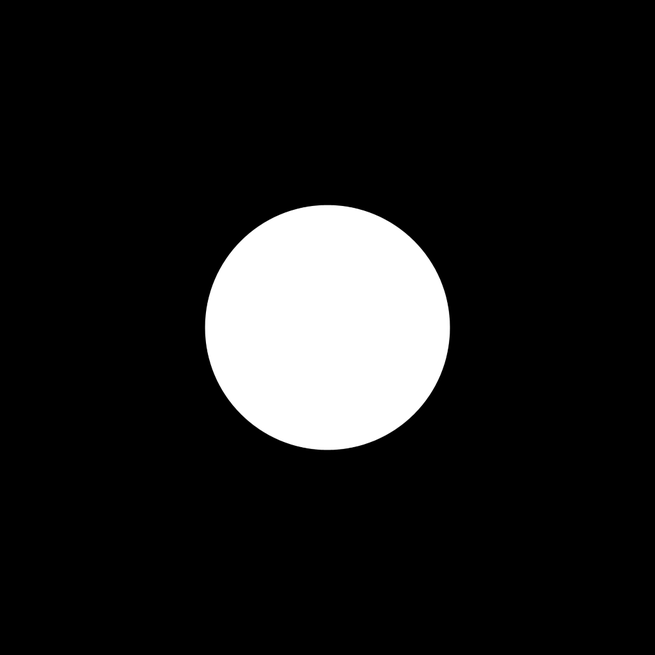
#> input picture FFT_CGH_thesis/SNR_Diff/Ch6/One circle_1024.png, 655 x 655 px, shrunk from 1024 x 1024 before the run
$ python checkWindowEffect_simple.py
#> lines starting #> are read from the running program, lines starting #| are printed output that depends on the picture; long printed decimals are rounded
# -*- coding: utf-8 -*-
"""
Created on Sun Oct 27 10:45:57 2024

@author: gaosh
"""
from PIL import Image
import numpy as np
import matplotlib.pyplot as plt
from scipy.fft import fft2, fftshift,ifft2,ifftshift
import os
import time


start_t=time.time()

os.chdir("C:/Users/Laboratorio/MakeHologram/FFT_CGH_thesis/SNR_Diff/Ch6")
filename="One circle_1024"
im=plt.imread(f"{filename}.png")
#> im is the input picture: shape (655, 655, 4) float32; mean R, G, B, A 0.11, 0.11, 0.11, 1

height=im.shape[0]
#> height = 655
width=im.shape[1]
#> width = 655

randP=np.random.uniform(0, 1, (height, width))
rand_2pi=np.pi*randP
rand_ma=np.max(rand_2pi)
#> rand_ma = 3.14
rand_mi=np.min(rand_2pi)
#> rand_mi = 9.27e-06
exp_rand=np.exp(1j*rand_2pi)

l=300  # Length that is from edge to center.
c_w,c_h=width//2,height//2 # Center
#> c_w = 327; c_h = 327
lh,lw=height-2*l,width-2*l  # Height and width for the window.
#> lh = 55; lw = 55

im_crop=im[:,:,0][c_h-int(lh//2):c_h+int(lh//2),c_w-int(lw//2):c_w+int(lw//2)]
#> im_crop: shape (54, 54) float32; every value is 1
im_crop_nr=im_crop/np.sum(im[:,:,0])
#> im_crop_nr: shape (54, 54) float32; every value is 2.12e-05
#R channel
im_shift_r=fftshift(im[:,:,0])
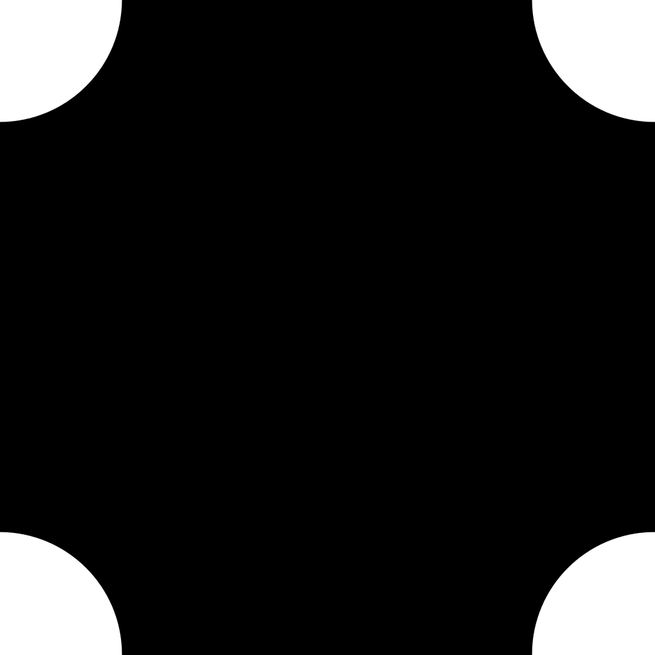
#> im_shift_r: shape (655, 655) float32; min 0, max 1, mean 0.11

im_r_rand=np.sqrt(im_shift_r)*exp_rand
# FT of the field without the window.
nw_field_r =fftshift(fft2(im_r_rand))
# Inverse FFT2 computation of phase that is for the field with the window.
nw_field_r_if = ifftshift(ifft2(ifftshift(np.exp(1j * np.angle(nw_field_r)))))

I_nw=abs(nw_field_r_if)**2 # Intensity of no winodw case
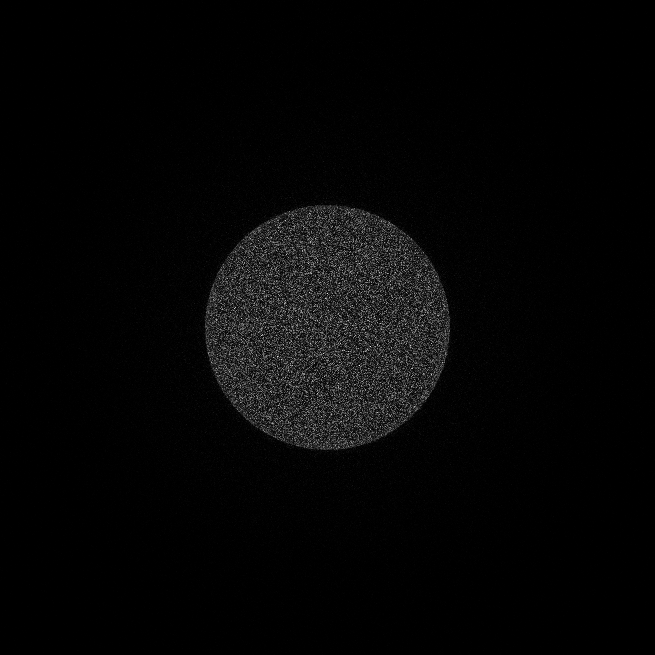
#> I_nw: shape (655, 655) float64; min 6.91e-13, max 9.4e-05, mean 2.33e-06; drawn with min black and max white
I_nw_crop=I_nw[c_h-int(lh//2):c_h+int(lh//2),c_w-int(lw//2):c_w+int(lw//2)]
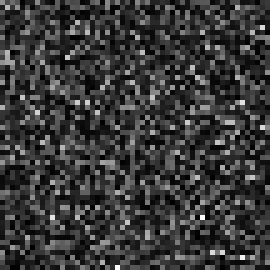
#> I_nw_crop: shape (54, 54) float64 (shown 5 times larger); min 8.2e-09, max 8.1e-05, mean 1.83e-05; drawn with min black and max white
I_nw_crop_nr=I_nw_crop/np.sum(I_nw)
# I_nw_crop_nr=I_nw_crop_nr/np.max(I_nw_crop_nr)
sum_nw=np.sum(I_nw_crop_nr)
#> sum_nw = 0.0535

r=194
sum_r_n=0
sum_BG_n=0
hn,wn=I_nw_crop.shape
#> hn = 54; wn = 54
mask = np.zeros_like(I_nw_crop_nr, dtype=bool)
for jn in range(hn):
    for kn in range(wn):
        if (kn-wn//2)**2+(jn-hn//2)**2<=r**2:
            sum_r_n+=I_nw_crop_nr[jn,kn]
            mask[jn, kn] = True
        else:
            sum_BG_n+=I_nw_crop_nr[jn,kn]
#> mask: shape (54, 54) bool; every value is 1
#> after the loop, sum_BG_n = 0; sum_r_n = 0.0535
sum_r_n_nr=sum_r_n/np.sum(I_nw)
#> sum_r_n_nr = 0.0535
sum_BG_n_nr=sum_BG_n/np.sum(I_nw)
#> sum_BG_n_nr = 0

plt.figure()
plt.plot(I_nw_crop_nr[hn//2,:])
plt.show()
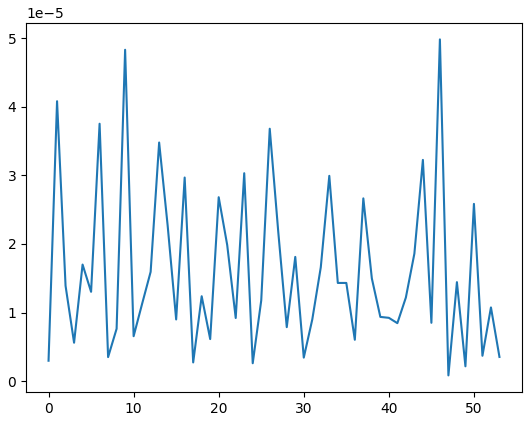
#> figure drawn by matplotlib, 1 panel; curve peaks at x = 46, y = 4.98e-05
# [5 lines of commented-out code are left out]

sum_r_w=[]
sum_win_w=[]
BG_I=[]
# Random amplitude noise generation.
n=np.arange(0,0.1,0.01)
for i, v in enumerate(n):
    rand=np.random.uniform(0, v, (height, width))
    # In the window, the amplitudes are from original. Otherwise, the amplitudes are generated amplitude noise.
    im_r_rand[:,c_w-l:c_w+l]=rand[:,c_w-l:c_w+l]
    im_r_rand[c_h-l:c_h+l,0:c_w-l]=rand[c_h-l:c_h+l,0:c_w-l]
    im_r_rand[c_h-l:c_h+l,c_w+l:width]=rand[c_h-l:c_h+l,c_w+l:width]
    # FT of the field with the window.
    w_field_r =fftshift(fft2(im_r_rand))
    # Inverse FFT2 computation of phase that is for the field without the window.
    w_field_r_if = ifftshift(ifft2(ifftshift(np.exp(1j * np.angle(w_field_r)))))

    I_w=abs(w_field_r_if)**2 # Intensity of winodw case
    I_w_crop=I_w[c_h-int(lh//2):c_h+int(lh//2),c_w-int(lw//2):c_w+int(lw//2)]
    I_w_crop_nr=I_w_crop/np.sum(I_w)
    # I_w_crop_nr=I_w_crop_nr/np.max(I_w_crop_nr)
    sum_w=np.sum(I_w_crop_nr)
    sum_win_w.append(sum_w)

    sum_r=0
    sum_BG=0
    h,w=I_w_crop.shape
    mask = np.zeros_like(I_w_crop_nr, dtype=bool)
    for j in range(h):
        for k in range(w):
            if (k-w//2)**2+(j-h//2)**2<=r**2:
                sum_r+=I_w_crop_nr[j,k]
                mask[j, k] = True
            else:
                sum_BG+=I_w_crop_nr[j,k]

    sum_r_w.append(sum_r)
    BG_I.append(sum_BG)

    sum_win_w_nr=sum_win_w/np.sum(I_w)
    sum_r_w_nr=sum_r_w/np.sum(I_w)
    BG_I_nr=BG_I/np.sum(I_w)
#> this loop made 10 passes
#> (sum_w, sum_r_w_nr, BG_I_nr) on passes 2 to 8: (0.806, [0.808, 0.806], [0, 0]), (0.8, [0.808, 0.806, 0.8], [0, 0, 0]), (0.79, [0.808, 0.806, 0.8, 0.79], [0, 0, 0, 0]), (0.778, [0.808, 0.806, 0.8, 0.79, 0.778], [0, 0, 0, 0, 0]), (0.763, [0.808, 0.806, 0.8, 0.79, 0.778, 0.763], [0, 0, 0, 0, 0, 0]), (0.745, [0.808, 0.806, 0.8, 0.79, 0.778, 0.763, 0.745], [0, 0, 0, 0, 0, 0, 0]), (0.725, [0.808, 0.806, 0.8, 0.79, 0.778, 0.763, 0.745, 0.725], [0, 0, 0, 0, 0, 0, 0, 0])
#> (sum_w, sum_win_w_nr, sum_r_w_nr, BG_I_nr) on pass 1: (0.808, [0.808], [0.808], [0])
#> pass 1, `I_w=abs(w_field_r_if)**2`:
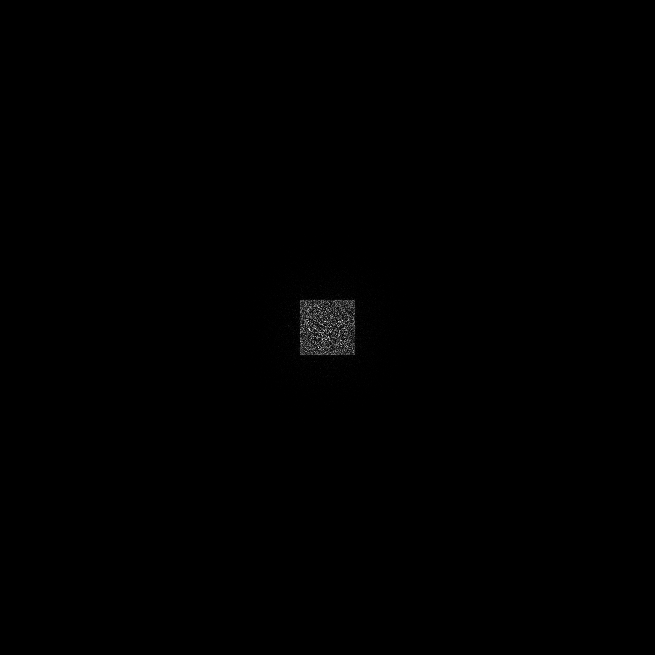
#> I_w: shape (655, 655) float64; min 7.38e-14, max 0.00119, mean 2.33e-06; drawn with min black and max white
#> pass 1, `I_w_crop=I_w[c_h-int(lh//2):c_h+int(lh//2),c_w-int(lw//2):c_w+int(lw//..`:
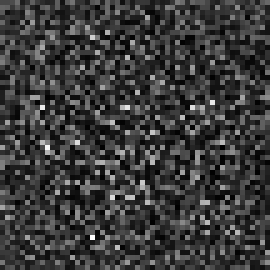
#> I_w_crop: shape (54, 54) float64 (shown 5 times larger); min 1.55e-06, max 0.00119, mean 0.000277; drawn with min black and max white
#> after the loop, BG_I = [0, 0, 0, 0, 0, 0, 0, 0, 0, 0]; sum_r_w = [0.808, 0.806, 0.8, 0.79, 0.778, 0.763, 0.745, 0.725, 0.704, 0.681]; sum_win_w has the same summary as sum_r_w

# [5 lines of commented-out code are left out]
Diff_nw=im_crop_nr-I_nw_crop_nr
Diff_w=im_crop_nr-I_w_crop_nr
print(f"Diff_nw={np.sqrt(np.sum(Diff_nw))}, Diff_w={np.sqrt(np.sum(Diff_w))}, sum_o_cp={np.sum(im_crop_nr)},sum_nwcp={np.sum(I_nw_crop_nr)},sum_wcp={np.sum(I_w_crop_nr)}")
#| Diff_nw=0.09164, Diff_w=nan, sum_o_cp=0.06189,sum_nwcp=0.05349,sum_wcp=0.6815

plt.figure()
plt.plot(I_w_crop_nr[hn//2,:])
plt.show()
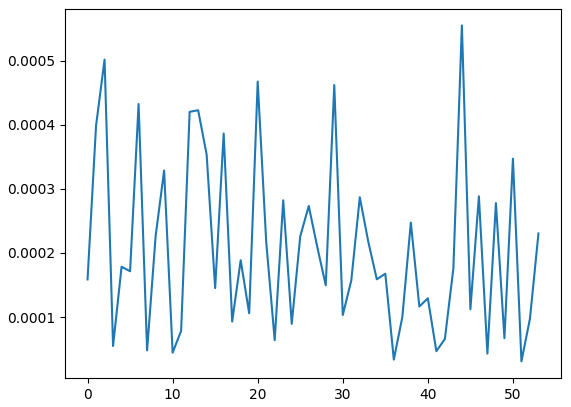
#> figure drawn by matplotlib, 1 panel; curve peaks at x = 44, y = 0.000555

# [60 lines of commented-out code are left out]
